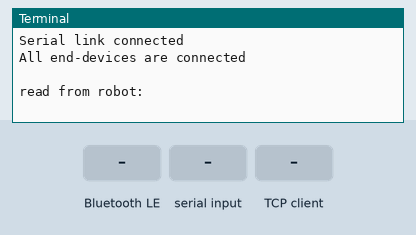
This program was run on a simulated Raspberry Pi (BCM pin numbers). Shown: the last lines printed to the terminal. The inputs (shaded band) are chosen by the test bench. Files the program writes start out absent; the camera gives no picture and a still takes 0.5 s; one TCP client connects 1 s after the port opens and stays connected; a phone connects over Bluetooth after 1 s; threads take turns every 2 ms.

Above: at 2.2 s.
2.3 s: "a" written over Bluetooth
At 3.4 s:
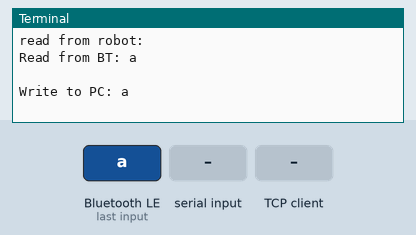
3.8 s: "a" typed at the terminal, then Enter
At 4.7 s:
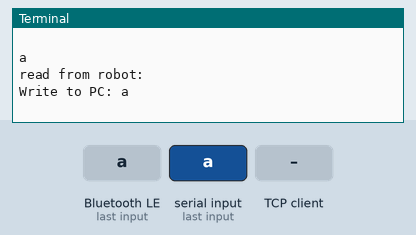
5.3 s: the TCP client sends "a\n"
At 5.9 s:
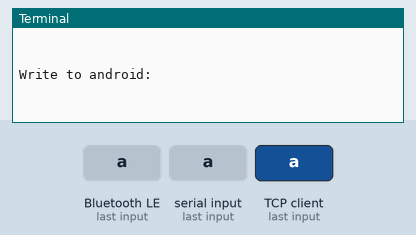
6.8 s: "r" typed at the terminal, then Enter
At 8.2 s:
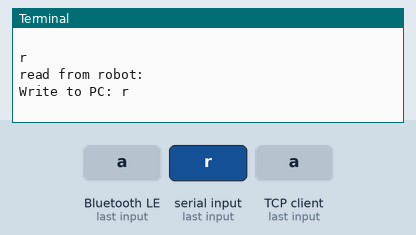

The program:

version6.py
```python
#!/usr/bin/env python2

# Without getMode initially
from arduinoServer import robotAPI
from androidServer import androidAPI
from pcServer import pcAPI
from config import *
from picamera import PiCamera
from picamera.array import PiRGBArray

import Queue
import thread
import threading
import os
import time

__author__ = "Zhang Y.Z."


class Main:
    def __init__(self):
        # allow rpi android to be discoverable
        # os.system("sudo hciconfig hci0 piscan")
        # initial connections
        self.android = androidAPI()
        self.robot = robotAPI()
        self.pc = pcAPI()
        # first establish
        self.android.connect()
        # second establish
        self.pc.init_pc_comm()
        # third establish
        self.robot.connect_serial()

        print "All end-devices are connected\n"

        # initialize queues
        self.Aqueue = Queue.Queue(maxsize=0)
        self.Rqueue = Queue.Queue(maxsize=0)
        self.Pqueue = Queue.Queue(maxsize=0)
        # initialization done

    # read/write Android
    def readAndroid(self, Pqueue):
        while 1:
            if self.android.bt_is_connect:
                msg = self.android.read()
                if msg:
                    Pqueue.put_nowait(msg)
                    print "Read from BT: %s\n" % msg
                    f.write("Read from BT: %s\n" % msg)

    def writeAndroid(self, Aqueue):
        while 1:
            if not Aqueue.empty():
                msg = Aqueue.get_nowait()
                self.android.write(msg)
                print "Write to android: %s\n" % msg
                f.write("Write to android: %s\n" % msg)

    # read/write Robot
    def readRobot(self, Pqueue):
        while 1:
            if self.robot.is_arduino_connected:
                msg = self.robot.read_from_serial()
                if msg:
                    Pqueue.put_nowait(msg)
                    print "Read from Robot: %s\n" % msg
                    f.write("Read from Robot: %s\n" % msg)

    # read/write Robot
    def readRobot2(self, Pqueue):
        while 1:
            msg = raw_input("read from robot:\n")
            if msg:
                Pqueue.put_nowait(msg)

    def writeRobot(self, Rqueue):
        while 1:
            if not Rqueue.empty():
                msg = Rqueue.get_nowait()
                self.robot.write_to_serial(msg)
                print "Write to Robot: %s\n" % msg
                f.write("Write to Robot: %s\n" % msg)

    # read/write Robot
    def readPC(self, Rqueue, Aqueue, Pqueue):
        while 1:
            if self.pc.pc_is_connected:
                msg = self.pc.read_from_PC()
                if msg:
                    destination = msg[0]
                    dataBody = msg[1:]
                    print "Read from PC: %s\n" % msg
                    f.write("Read from PC: %s\n" % msg)
                    if destination == 'a':
                        Aqueue.put_nowait(dataBody)
                    elif destination == 'r':
                        Rqueue.put_nowait(dataBody)
                    # trigger camera
                    elif destination == 'c':
                        image_array = self.take_pic()
                        print "image array: %s" %image_array
                    else:
                        print "unknown destination for pc message"
                        f.write("unknown destination for pc message")

    def writePC(self, Pqueue):
        while 1:
            if not Pqueue.empty():
                msg = Pqueue.get_nowait()
                if msg:
                    self.pc.write_to_PC(msg + "\n")
                    print "Write to PC: %s\n" % msg
                    f.write("Write to PC: %s\n" % msg)

    def take_pic(self):
        try:
            # initialize the camera and grab a reference to the raw camera capture
            camera = PiCamera(resolution=(IMAGE_WIDTH, IMAGE_HEIGHT))  # '1920x1080'
            rawCapture = PiRGBArray(camera)

            # allow the camera to warmup
            time.sleep(0.1)

            # grab an image from the camera
            camera.capture(rawCapture, format=IMAGE_FORMAT)
            image = rawCapture.array
            camera.close()

            print('Time taken to take picture: ' + str(datetime.now() - start_time) + 'seconds')

            # to gather training images
            # os.system("raspistill -o images/test"+
            # str(start_time.strftime("%d%m%H%M%S"))+".png -w 1920 -h 1080 -q 100")

        except Exception as error:
            print('Taking picture failed: ' + str(error))

        return image

    def Mthreads(self):
        try:
            # 1: Read from android
            thread.start_new_thread(self.readAndroid, (self.Pqueue,))
            # 2: Write to PC
            thread.start_new_thread(self.writePC, (self.Pqueue,))
            # 3: Read from PC
            thread.start_new_thread(self.readPC, (self.Rqueue, self.Aqueue, self.Pqueue,))
            # 4: Write to Robot
            thread.start_new_thread(self.writeRobot, (self.Rqueue,))
            # 5: Write to Android
            thread.start_new_thread(self.writeAndroid, (self.Aqueue,))
            # 6: Read from Arduino
            thread.start_new_thread(self.readRobot2, (self.Pqueue,))

        except Exception, e:
            print "Error in Mthreadings of Exploration %s" % str(e)
            f.write("Error in Mthreadings of Exploration %s" % str(e))
        while 1:
            pass


# Driver code
try:
    f = open('output_v5.txt', 'w+')
    main = Main()
    main.Mthreads()

except KeyboardInterrupt:
    print "Terminating the main program now..."
    f.write("Terminating the main program now...")
```

arduinoServer.py
```python
import serial
import time
from config import BAUD as baud, SER_PORT0 as ser_port


__author__ = "Zhang Y.Z."

class robotAPI(object):
	def __init__(self):
		self.port = ser_port
		self.baud_rate = baud
		self.ser = None
		self.is_arduino_connected = False

	def connect_serial(self):
		"""
		Initialize serial socket
		"""
		try:
			self.ser = serial.Serial(self.port, self.baud_rate)
			print "Serial link connected"
			self.is_arduino_connected = True
		except Exception, e:
			print "Error: Serial connection not established."


	def close_sr_socket(self):
		if (self.ser):
			self.ser.close()
			print "Closing serial socket"
			self.is_arduino_connected = False


	def write_to_serial(self, msg):
		"""
		Write to robot
		"""
		try:
			self.ser.write(msg)
			# print "Write to robot: %s " % msg
		except Exception:
			print "Error in serial comm. No value to be written. Check connection!"

	def read_from_serial(self):
		"""
		Read from robot

		Waits until data is received from robot
		"""
		try:
			received_data = self.ser.readline()
			# print "Received from robot: %s " % received_data
			return received_data
		except Exception:
			print "Error in serial comm. No value received. Check connection!"


# print "Running Main"
# sr = robotAPI()
# sr.connect_serial()

# send_msg = raw_input()
# print "Writing [%s] to robot" % send_msg
# sr.write_to_serial(send_msg)

# print "read"
# print "data received from serial" % sr.read_from_serial

# print "closing sockets"
# sr.close_sr_socket()
```

androidServer.py
```python
from bluetooth import *
from config import RFCOMM_PORT as RFCOMM_PORT, UUID as UUID, ANDROID_BUFFER_SIZE as buffer

__author__ = 'Zhang Y.Z.'

class androidAPI(object):

    def __init__(self):
        self.server_socket = None
        self.client_socket = None
        self.bt_is_connected = False

    def close_bt_socket(self):
        """
        Close socket connections
        """
        if self.client_socket:
            self.client_socket.close()
            print "Closing client socket"
        if self.server_socket:
            self.server_socket.close()
            print "Closing server socket"
        self.bt_is_connected = False


    def bt_is_connect(self):
        """
        Check status of BT connection
        """
        return self.bt_is_connected


    def connect(self):
        """
        Connect to the Nexus 7 device
        """
        # Creating the server socket and bind to port
        try:
            self.server_socket = BluetoothSocket( RFCOMM )
            self.server_socket.bind(("", RFCOMM_PORT))
            self.server_socket.listen(RFCOMM_PORT)	# Listen for requests
            self.port = self.server_socket.getsockname()[1]

            advertise_service( self.server_socket, "MDP27Server",
                               service_id = UUID,
                               service_classes = [ UUID, SERIAL_PORT_CLASS ],
                               profiles = [ SERIAL_PORT_PROFILE ]                                )
            print "Waiting for BT connection on RFCOMM channel %d" % self.port
            # Accept requests
            self.client_socket, client_address = self.server_socket.accept()
            print "Accepted connection from ", client_address
            self.bt_is_connected = True

        except Exception, e:
            print "Error: %s" %str(e)

    def write(self, message):
        """
        Write message to Nexus
        """
        try:
            self.client_socket.send(str(message))
        except BluetoothError:
            print "Bluetooth Error. Connection reset by peer"
            self.connect()	# Reestablish connection


    def read(self):
        """
        Read incoming message from Nexus
        """
        try:
            msg = self.client_socket.recv(buffer)
            return msg
        except BluetoothError:
            print "Bluetooth Error. Connection reset by peer. Trying to connect..."
            self.connect()	# Reestablish connection


# if __name__ == "__main__":
#     print "Running Main"
#     bt = AndroidAPI()
#     bt.connect()

#     # send_msg = raw_input()
#     # print "Write(): %s " % send_msg
#     # bt.write(send_msg)

#     print "read"
#     print "data received: %s " % bt.read()

#     print "closing sockets"
#     bt.close_bt_socket()
```

pcServer.py
```python
#!/usr/bin/env python2
import socket
import sys
from config import WIFI_IP as ip, WIFI_PORT as port, PC_BUFFER_SIZE as buffer

__author__ = "Zhang Y.Z."

class pcAPI(object):
    def __init__(self):
        self.tcp_ip = ip
        self.port = port
        self.conn = None
        self.client = None
        self.addr = None
        self.pc_is_connect = False

    def close_pc_socket(self):
        """
        Close socket connections
        """
        if self.conn:
            self.conn.close()
            print "Closing server socket"
        if self.client:
            self.client.close()
            print "Closing client socket"
        self.pc_is_connect = False

    def pc_is_connected(self):
        """
        Check status of connection to PC
        """
        return self.pc_is_connect

    def init_pc_comm(self):
        """
        Initiate PC connection over TCP
        """
        # Create a TCP/IP socket
        try:
            self.conn = socket.socket(socket.AF_INET, socket.SOCK_STREAM)
            self.conn.setsockopt(socket.SOL_SOCKET, socket.SO_REUSEADDR, 1)
            self.conn.bind((self.tcp_ip, self.port))
            self.conn.listen(1)		#Listen for incoming connections
            print "Listening for incoming connections from PC..."
            self.client, self.addr = self.conn.accept()
            print "Connected! Connection address: ", self.addr
            self.pc_is_connect = True
        except Exception, e: 	#socket.error:
            print "Error: %s" % str(e)

    def write_to_PC(self, message):
        """
        Write message to PC
        """
        try:
            # self.client.sendto(message, self.addr)
            self.client.sendall(message)
        except TypeError:
            print "Error: Null value cannot be sent"


    def read_from_PC(self):
        """
        Read incoming message from PC
        """
        try:
            data = self.client.recv(buffer)
            return data
        except Exception, e:
            print "Error: %s " % str(e)

# Driver code
# pc = pcAPI()
# pc.init_pc_comm()
# while True:
#    data = raw_input()
#    print "Write to PC(): %s " % data
#    pc.write_to_PC(data)

# while pc.pc_is_connected():
#     data = pc.read_from_PC()
#     if data:
#     #    break
#         print "Read from PC: %s " % data


## some occasion need to close
# pc.close_pc_socket()


# msg = pc.read_from_PC()
# print "data received: %s " % msg
```

config.py
```python
#for pc
WIFI_IP = "192.168.27.27" #"192.168.27.27" #Connecting to IP address of MDPGrp27 192.168.27.225
WIFI_PORT = 5182
PC_BUFFER_SIZE = 2048

#for arduino
BAUD = 115200
SER_PORT0 = "/dev/ttyACM0"

#for tablet, need to put two devices near to each other
N7_MAC = "68:B3:5E:58:97:28"
phone_MAC = "44:78:3E:96:78:1E"
LOCALE = 'UTF-8'
RFCOMM_PORT = 4
UUID = '443559ba-b80f-4fb6-99d9-ddbcd6138fbd'  #UUID = "00001101-0000-1000-8000-00805F9B34FB"
ANDROID_BUFFER_SIZE = 2048

#for RPi
RPI_MAC = "B8:27:EB:DB:11:29"


# I.R.
IMAGE_WIDTH = 1920
IMAGE_HEIGHT = 1080
IMAGE_FORMAT = "bgr"
```

Measured:
- after the input at 2.3 s, the terminal: prints a new line at once (image 1)
- after the input at 3.8 s, the terminal: prints a new line at once (image 2)
- after the input at 5.3 s, the terminal: prints a new line at once (image 3)
- after the input at 6.8 s, the terminal: prints a new line at once (image 4)
